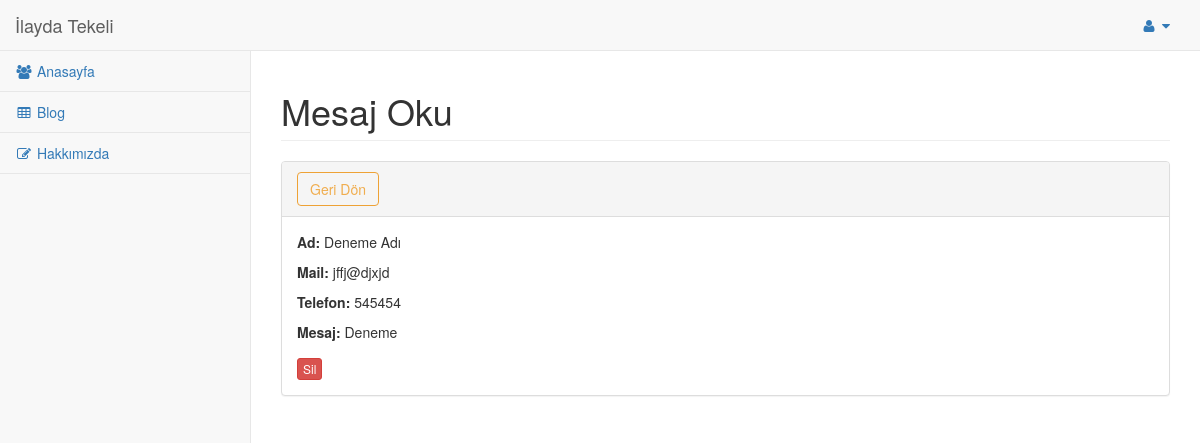
/admin/pages/mesaj_detay.php?id=11 (signed in), run on the app's committed database.
### tables this page shows
CREATE TABLE `iletisim` (
  `id` int(11) NOT NULL,
  `ad` varchar(100) NOT NULL,
  `email` varchar(100) NOT NULL,
  `telefon` varchar(50) NOT NULL,
  `mesaj` text NOT NULL,
  `okundu` int(1) NOT NULL DEFAULT 0,
  `tarih` datetime NOT NULL DEFAULT current_timestamp()
);

### admin/pages/mesaj_detay.php (the view, shortened to what this page needs)
<?php require_once 'inc-functions.php'; ?>
<!DOCTYPE html>
<html lang="en">
<head>
    <link href="../bower_components/bootstrap/dist/css/bootstrap.min.css" rel="stylesheet">
    <link href="../bower_components/metisMenu/dist/metisMenu.min.css" rel="stylesheet">
    <link href="../dist/css/sb-admin-2.css" rel="stylesheet">
    <link href="../bower_components/font-awesome/css/font-awesome.min.css" rel="stylesheet" type="text/css">
</head>
<body>
    <?php
$id = $_GET["id"];
$cek = $db->prepare("SELECT * FROM `iletisim` WHERE `id` = :id");
$cek->bindValue(":id", $id, PDO::PARAM_INT);
$cek->execute();
$row = $cek->fetch(PDO::FETCH_ASSOC);
    ?>
    <div id="wrapper">
        <?php require_once 'inc-menu.php'; ?>
        <div id="page-wrapper">
            <div class="row">
                <div class="col-lg-12">
                    <h1 class="page-header">Mesaj Oku</h1>
                </div>
            </div>
            <div class="row">
                <div class="col-lg-12">
                    <div class="panel panel-default">
                        <div class="panel-heading">
                            <a href="mesajlar.php" class="btn btn-outline btn-warning">Geri Dön</a>
                        </div>
                        <div class="panel-body">
                            <div class="row">
                                <div class="col-lg-6">
                                    <form >
                                        <div class="form-group">
                                            <p> <b>Ad:</b> <?= $row["ad"] ?></p>
                                            <p> <b>Mail:</b> <?= $row["email"] ?></p>
                                            <p> <b>Telefon:</b> <?= $row["telefon"] ?></p>
                                            <p> <b>Mesaj:</b> <?= $row["mesaj"] ?></p>
                                        </div>
                                        <a href="mesajlar.php?is=sil&id=<?= $row["id"] ?>" onclick="return confirm('Silme istediğinize Eminmisiniz?')" class="btn btn-danger btn-xs" style="margin-right:15px;">Sil</a>
                                    </form>
                                </div>
                            </div>
                        </div>
                    </div>
                </div>
            </div>
        </div>
    </div>
</body>
</html>

### data on the page
iletisim: ad "Deneme Adı", email "jffj@djxjd", telefon "545454", mesaj "Deneme"

### other printed values
$_SESSION["username"] "İlayda Tekeli"
